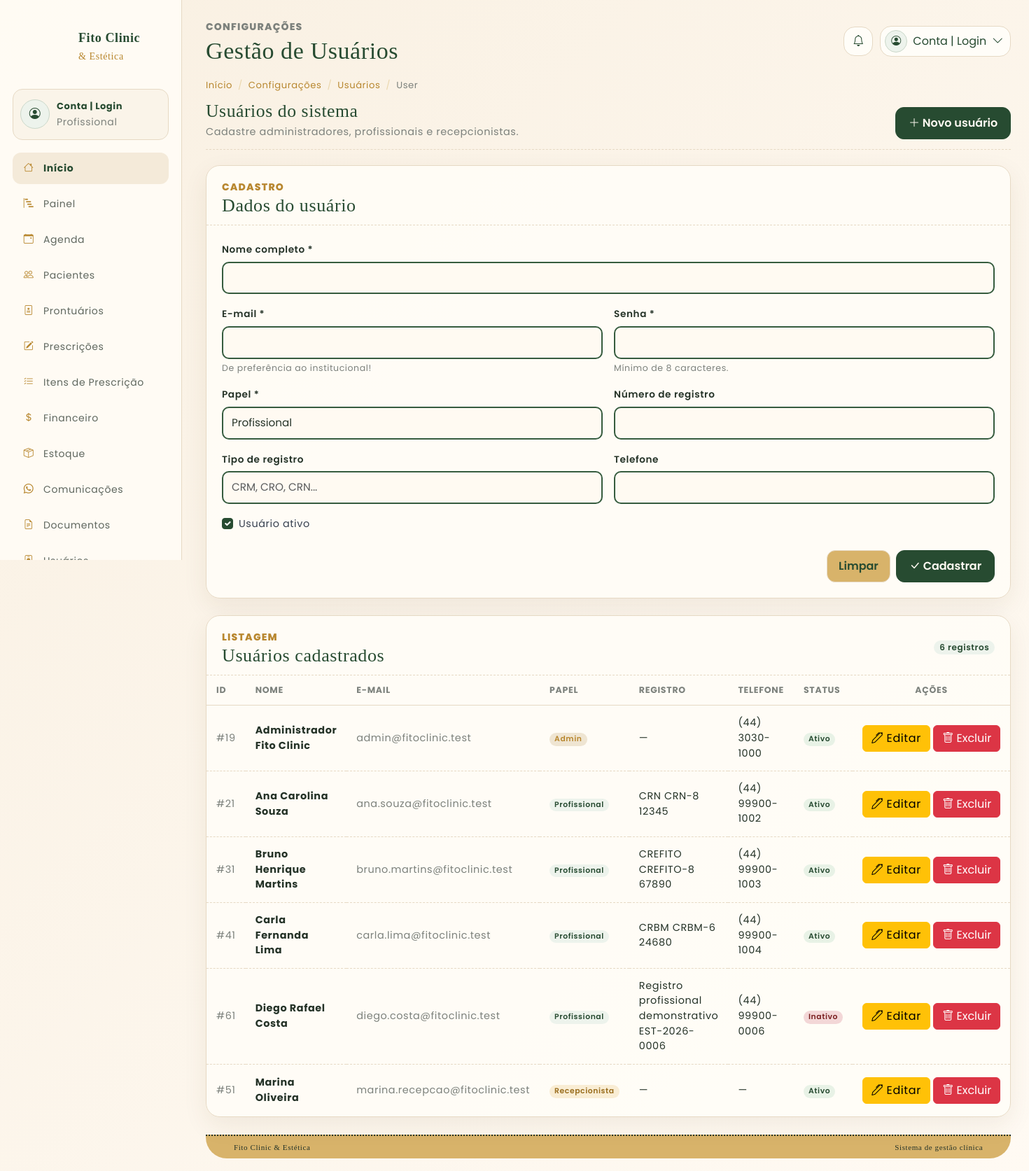
/pages/usuariosPage.php, run on the app's committed database.
### tables this page shows
CREATE TABLE usuarios (
    id BIGINT UNSIGNED AUTO_INCREMENT PRIMARY KEY,

    nome VARCHAR(150) NOT NULL,
    email VARCHAR(150) NOT NULL UNIQUE,
    senha_hash VARCHAR(255) NOT NULL,

    papel ENUM(
        'admin',
        'profissional',
        'recepcionista'
    ) NOT NULL DEFAULT 'profissional',

    numero_registro VARCHAR(50) NULL,
    tipo_registro VARCHAR(50) NULL,

    telefone VARCHAR(30) NULL,

    ativo BOOLEAN NOT NULL DEFAULT TRUE,

    criado_em TIMESTAMP DEFAULT CURRENT_TIMESTAMP,
    atualizado_em TIMESTAMP DEFAULT CURRENT_TIMESTAMP
        ON UPDATE CURRENT_TIMESTAMP
);

### views/usuariosGUI.php (the view, shortened to what the rows shown need)
<?php
function renderUsuarioGUI(array $usuarios, array $mensagens = [], ?Usuario $usuarioEdicao = null): void
{
    $escapar = static fn($v) => htmlspecialchars((string) $v, ENT_QUOTES, 'UTF-8');
    $isEdicao = $usuarioEdicao !== null;
    ?>
    <!DOCTYPE html>
    <html lang="pt-BR">
    <head>
        <link rel="stylesheet" href="../media/bootstrap/css/bootstrap.css" />
        <link rel="stylesheet" href="../media/icons/bootstrap-icons.css" />
        <link rel="stylesheet" href="../css/styles.css" />
        <link rel="stylesheet" href="../css/php.css" />
    </head>
    <body>
        <div class="app-shell">
            <main class="main">
                <header class="topbar">
                    <div>
                        <h1><?= $isEdicao ? 'Editar usuário' : 'Gestão de Usuários' ?></h1>
                    </div>
                </header>
                <div class="page-header">
                    <div>
                        <h1><?= $isEdicao ? 'Editando usuário #' . (int) $usuarioEdicao->id : 'Usuários do sistema' ?></h1>
                    </div>
                </div>
                <div class="collapse show" id="formNovoUsuario">
                    <div class="card card-fito mb-4 <?= $isEdicao ? 'border-warning' : '' ?>">
                        <div class="card-header d-flex justify-content-between align-items-center">
                            <div>
                                <h2 class="m-0">
                                    <?= $isEdicao ? 'Alterar dados do usuário' : 'Dados do usuário' ?>
                                </h2>
                            </div>
                        </div>
                    </div>
                </div>
                <div class="card card-fito">
                    <div class="card-header d-flex justify-content-between align-items-center">
                        <div>
                            <h2 class="m-0">Usuários cadastrados</h2>
                        </div>
                    </div>
                    <div class="card-body p-0">
                        <?php if (empty($usuarios)): ?>
                            <div class="empty-state">
                                <i class="bi bi-people"></i>
                                Nenhum usuário cadastrado ainda.
                            </div>
                        <?php else: ?>
                            <div class="table-responsive">
                                <table class="table table-fito align-middle">
                                    <thead>
                                        <tr>
                                            <th scope="col">ID</th>
                                            <th scope="col">Nome</th>
                                            <th scope="col">E-mail</th>
                                            <th scope="col">Papel</th>
                                            <th scope="col">Registro</th>
                                            <th scope="col">Telefone</th>
                                            <th scope="col">Status</th>
                                            <th scope="col" class="text-center">Ações</th>
                                        </tr>
                                    </thead>
                                    <tbody>
                                        <?php foreach ($usuarios as $u): ?>
                                            <?php
                                            $badgePapel = match ($u->papel) {
                                                'admin' => 'badge-fito-admin',
                                                'profissional' => 'badge-fito-prof',
                                                'recepcionista' => 'badge-fito-recep',
                                                default => 'badge-fito-prof',
                                            };
                                            $badgeStatus = $u->ativo
                                                ? 'badge-fito-ativo'
                                                : 'badge-fito-inativo';
                                            $registro = trim(($u->tipoRegistro ?? '') . ' ' . ($u->numeroRegistro ?? ''));
                                            $linhaEdicao = $isEdicao && $usuarioEdicao->id === $u->id;
                                            ?>
                                            <tr class="<?= $linhaEdicao ? 'table-warning' : '' ?>">
                                                <td class="text-fito-muted">#<?= (int) $u->id ?></td>
                                                <td><strong><?= $escapar($u->nome) ?></strong></td>
                                                <td class="text-fito-muted"><?= $escapar($u->email) ?></td>
                                                <td>
                                                    <span class="badge rounded-pill <?= $escapar($badgePapel) ?>">
                                                        <?= $escapar(ucfirst($u->papel)) ?>
                                                    </span>
                                                </td>
                                                <td><?= $escapar($registro !== '' ? $registro : '—') ?></td>
                                                <td><?= $escapar($u->telefone ?? '—') ?></td>
                                                <td>
                                                    <span class="badge rounded-pill <?= $escapar($badgeStatus) ?>">
                                                        <?= $u->ativo ? 'Ativo' : 'Inativo' ?>
                                                    </span>
                                                </td>
                                                <td class="text-end text-nowrap">
                                                    <a href="?editar=<?= (int) $u->id ?>" class="btn btn-warning margem-vertical"
                                                        title="Editar usuário">
                                                        <i class="bi bi-pen"></i> Editar
                                                    </a>
                                                    <button type="button" class="btn btn-danger margem-vertical"
                                                        data-bs-toggle="modal" data-bs-target="#modalExcluir"
                                                        data-usuario-id="<?= (int) $u->id ?>"
                                                        data-usuario-nome="<?= $escapar($u->nome) ?>">
                                                        <i class="bi bi-trash"></i> Excluir
                                                    </button>
                                                </td>
                                            </tr>
                                        <?php endforeach; ?>
                                    </tbody>
                                </table>
                            </div>
                        <?php endif; ?>
                    </div>
                </div>
            </main>
        </div>
    </body>
    </html>
    <?php
}

### data on the page
usuarios: id "19", nome "Administrador Fito Clinic", email "admin@fitoclinic.test", papel "Admin", $escapar($registro !== '' ? $registro : '—') "—", telefone "(44) 3030-1000", ativo "Ativo"
usuarios: id "21", nome "Ana Carolina Souza", email "ana.souza@fitoclinic.test", papel "Profissional", $escapar($registro !== '' ? $registro : '—') "CRN CRN-8 12345", telefone "(44) 99900-1002", ativo "Ativo"
usuarios: id "31", nome "Bruno Henrique Martins", email "bruno.martins@fitoclinic.test", papel "Profissional", $escapar($registro !== '' ? $registro : '—') "CREFITO CREFITO-8 67890", telefone "(44) 99900-1003", ativo "Ativo"
usuarios: id "41", nome "Carla Fernanda Lima", email "carla.lima@fitoclinic.test", papel "Profissional", $escapar($registro !== '' ? $registro : '—') "CRBM CRBM-6 24680", telefone "(44) 99900-1004", ativo "Ativo"
usuarios: id "61", nome "Diego Rafael Costa", email "diego.costa@fitoclinic.test", papel "Profissional", $escapar($registro !== '' ? $registro : '—') "Registro profissional demonstrativo EST-2026-0006", telefone "(44) 99900-0006", ativo "Inativo"
usuarios: id "51", nome "Marina Oliveira", email "marina.recepcao@fitoclinic.test", papel "Recepcionista", $escapar($registro !== '' ? $registro : '—') "—", telefone "—", ativo "Ativo"

### other printed values
count($usuarios) "6"
